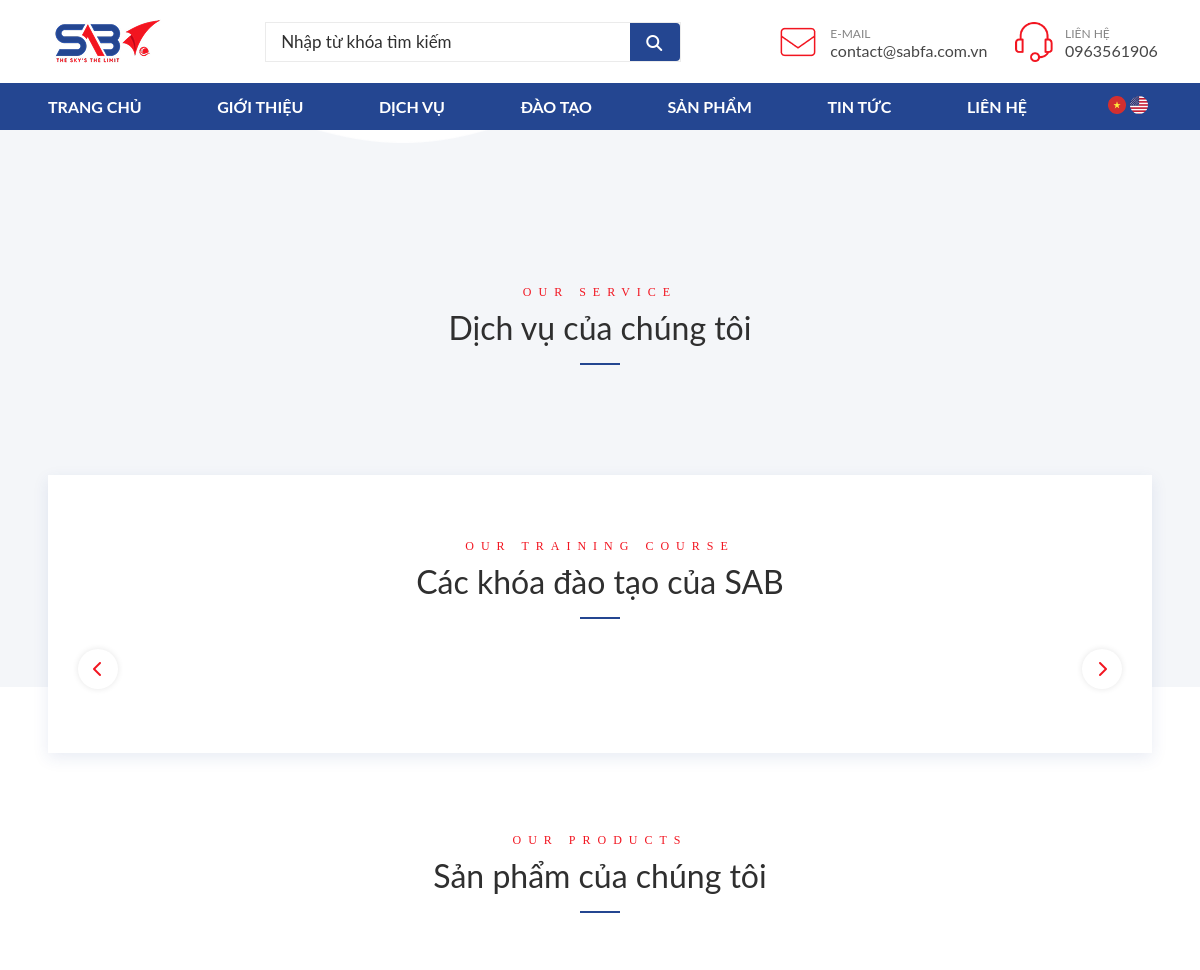
The app's page / (upper part), older data.
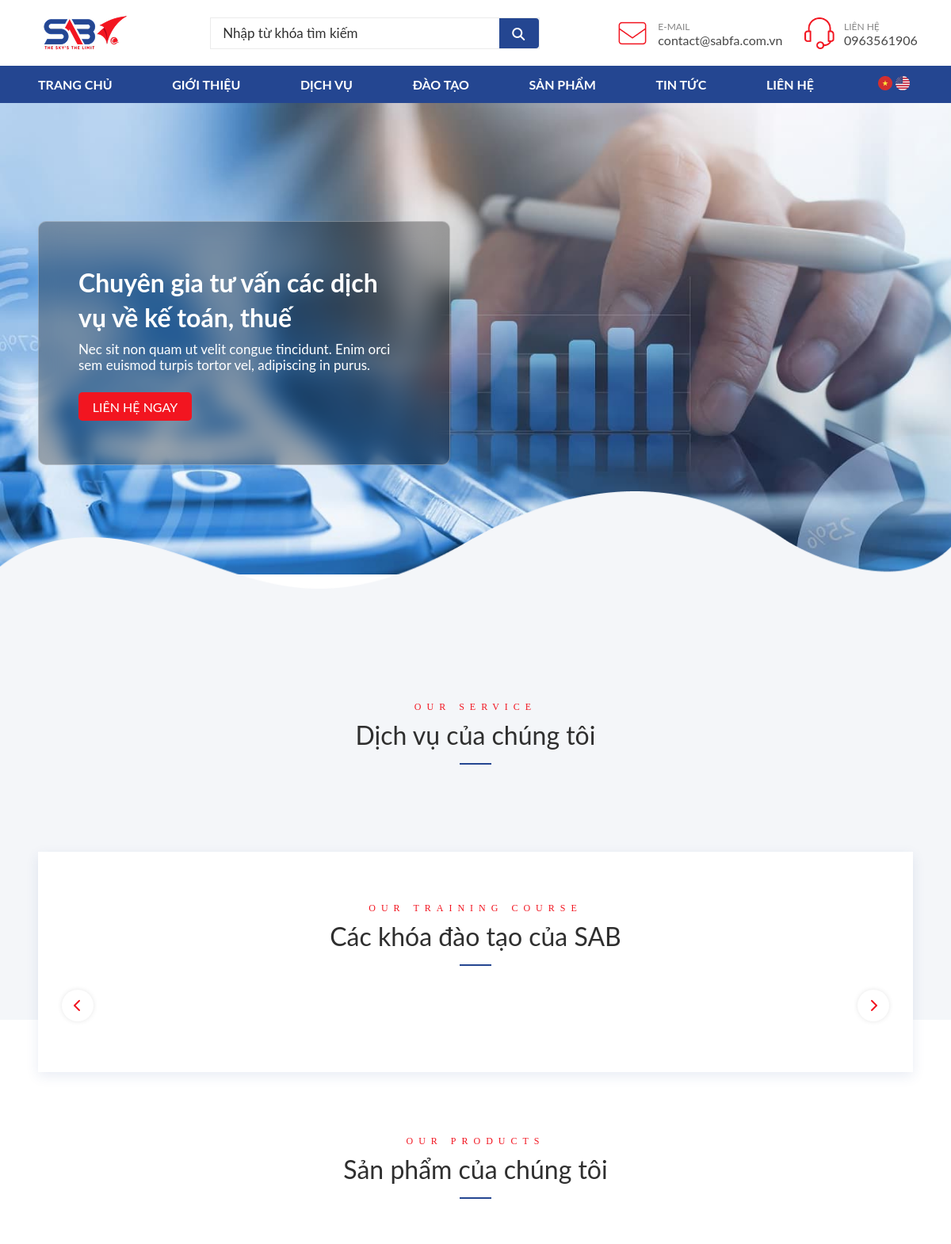
The same page, newer data.
### tables this page shows
CREATE TABLE `sliders` (
  `id` int(11) NOT NULL,
  `title` varchar(255) DEFAULT NULL,
  `description` text DEFAULT NULL,
  `image` varchar(255) DEFAULT NULL,
  `sort_order` int(11) DEFAULT 0,
  `status` tinyint(1) DEFAULT 1
);

### controllers/PageController/slidersControllers.php (called while the page is built)
<?php
require_once __DIR__ . "/../../models/PostModels/slidersModels.php";
class slidersController
{
    private $model;
    public function __construct($conn)
    {
        $this->model = new SlidersModels($conn);
    }
    public function index()
    {
        $result = $this->model->getAll();
        return $result;
    }
}

### models/PostModels/slidersModels.php (called while the page is built, shortened)
<?php
class SlidersModels
{
    private $conn;
    public function __construct($conn)
    {
        $this->conn = $conn;
    }
    public function getAll()
    {
        $stmt = $this->conn->query("SELECT * FROM sliders");
        return $stmt->fetchAll(PDO::FETCH_ASSOC);
    }
}

### views/page/home/training.php (the view, shortened to what this page needs)
<div class="training">
    <div class="training__container container">
        <div class="training__wrap">
            <div class="content">
                <div class="content__heading">OUR TRAINING COURSE</div>
                <div class="content__sub-heading">Các khóa đào tạo của SAB</div>
            </div>
            <div class="swiper__button">
                <div class="swiper__button-prev swiper-button-prev3">
                    <i class="fa-solid fa-chevron-left"></i>
                </div>
                <div class="swiper__button-next swiper-button-next3">
                    <i class="fa-solid fa-chevron-right"></i>
                </div>
            </div>
        </div>
    </div>
</div>

### views/page/home/banner.php (shortened to what this page needs)
<?php
require_once __DIR__ . "/../../../config.php";
require_once __DIR__ . "/../../../models/PostModels/slidersModels.php";
require_once __DIR__ . "/../../../controllers/PageController/slidersControllers.php";
$slidersController = new SlidersController($conn);
$result = $slidersController->index();
?>
<div class="banner swiper JS-banner">
    <div class="swiper-wrapper">
        <?php foreach ($result as $key => $rows): ?>
            <?php if ($rows['id'] != 3): ?>
                <div class="swiper-slide swiper-slide-<?= $key + 1 ?>">
                    <div class="banner__background--first" style="background-image: url('<?= $rows['image'] ?>');">
                        <div class="banner__container container">
                            <div class="banner__box">
                                <div class="banner__text">
                                    <h1 class="banner__heading">
                                        <?= $rows['title'] ?>
                                    </h1>
                                    <p class="banner__sub-heading">
                                        <?= $rows['description'] ?>
                                    </p>
                                    <div class="banner__contact">
                                        <a href="" class="banner__contact-text">LIÊN HỆ NGAY</a>
                                    </div>
                                </div>
                            </div>
                        </div>
                    </div>
                </div>
            <?php endif; ?>
        <?php endforeach; ?>
    </div>
</div>

Row changes from the older to the newer data that the page shows:
added sliders: image (picture), title "Chuyên gia tư vấn các dịch vụ về kế toán, thuế", description "Nec sit non quam ut velit congue tincidunt. Enim orci sem euismod turpis tortor vel, adipiscing in purus."
